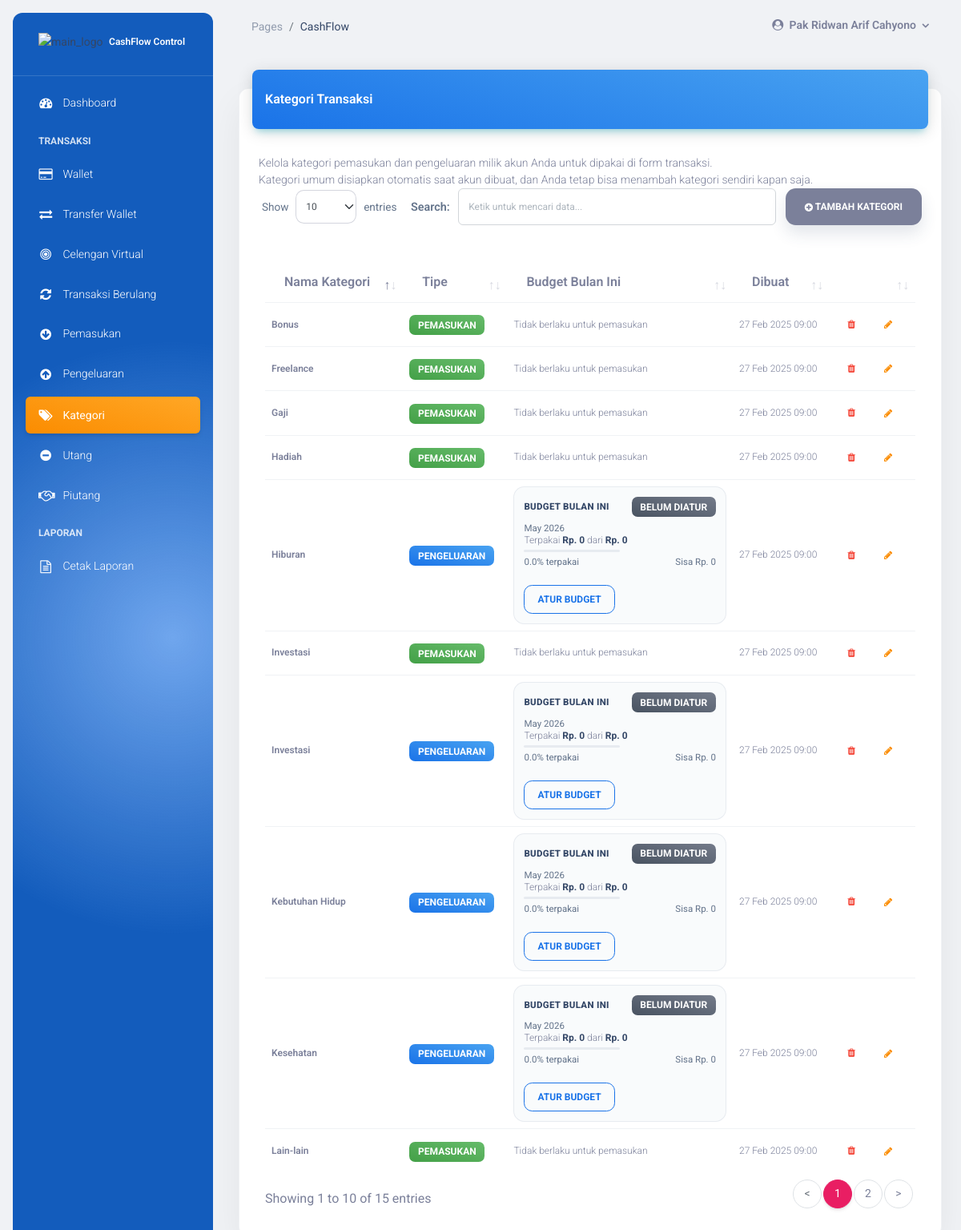
The app's page /kategori (signed in) with its own data.
### tables this page shows
CREATE TABLE
  `kategori` (
    `id_kategori` int (11) NOT NULL AUTO_INCREMENT,
    `user_id` int (11) NOT NULL,
    `nama_kategori` varchar(100) NOT NULL,
    `tipe_kategori` enum ('pemasukan', 'pengeluaran') NOT NULL,
    `created_at` timestamp NOT NULL DEFAULT current_timestamp(),
    PRIMARY KEY (`id_kategori`),
    KEY `idx_kategori_user` (`user_id`),
    KEY `idx_kategori_tipe` (`tipe_kategori`)
  );

### views/view_kategori.php (the view, shortened to what this page needs)
<?php
include __DIR__ . "/../includes/koneksi.php";
$userYangSedangLogin = (int) $_SESSION['id_user'];
$budgetBulan = (int) date('n');
$budgetTahun = (int) date('Y');
$periodeBudgetLabel = date('M Y');
function format_kategori_rupiah($value)
{
    return 'Rp. ' . number_format((float) $value);
}
function get_budget_status($budgetNominal, $totalTerpakai)
{
    if ($budgetNominal <= 0) {
        return [
            'label' => 'Belum diatur',
            'badge_class' => 'bg-gradient-secondary',
            'progress_class' => 'bg-gradient-secondary',
            'percentage' => 0,
            'width' => 0,
        ];
    }
    $percentage = ($totalTerpakai / $budgetNominal) * 100;
    return [
        'label' => $label,
        'badge_class' => $badgeClass,
        'progress_class' => $progressClass,
        'percentage' => $percentage,
        'width' => min(100, $percentage),
    ];
}
$kategoriQuery = "SELECT
                      kategori.id_kategori,
                      kategori.nama_kategori,
                      kategori.tipe_kategori,
                      kategori.created_at,
                      COALESCE(budget_kategori.nominal_budget, 0) AS nominal_budget,
                      COALESCE(SUM(pengeluaran.jumlah), 0) AS total_pengeluaran_bulan
                  FROM kategori
                  LEFT JOIN budget_kategori
                    ON budget_kategori.user_id = kategori.user_id
                   AND budget_kategori.id_kategori = kategori.id_kategori
                   AND budget_kategori.bulan = ?
                   AND budget_kategori.tahun = ?
                  LEFT JOIN pengeluaran
                    ON pengeluaran.user = kategori.user_id
                   AND pengeluaran.id_kategori = kategori.id_kategori
                   AND pengeluaran.status = 'selesai'
                   AND MONTH(pengeluaran.tanggal) = ?
                   AND YEAR(pengeluaran.tanggal) = ?
                  WHERE kategori.user_id = ?
                  GROUP BY
                      kategori.id_kategori,
                      kategori.nama_kategori,
                      kategori.tipe_kategori,
                      kategori.created_at,
                      budget_kategori.nominal_budget
                  ORDER BY kategori.tipe_kategori ASC, kategori.nama_kategori ASC";
$kategoriStmt = mysqli_prepare($con, $kategoriQuery);
mysqli_stmt_bind_param($kategoriStmt, "iiiii", $budgetBulan, $budgetTahun, $budgetBulan, $budgetTahun, $userYangSedangLogin);
mysqli_stmt_execute($kategoriStmt);
$kategoriResult = mysqli_stmt_get_result($kategoriStmt);
?>
<div class="container-fluid py-4">
    <div class="row">
        <div class="col-12">
            <div class="card my-4">
                <div class="card-header p-0 position-relative mt-n4 mx-3 z-index-2">
                    <div class="bg-gradient-info shadow-info border-radius-lg pt-4 pb-3">
                        <h6 class="text-white text-capitalize ps-3">Kategori Transaksi</h6>
                    </div>
                </div>
                <div class="card-body px-0 pb-2">
                    <div class="px-4 pt-2">
                        <p class="text-sm text-secondary mb-0">
                            Kelola kategori pemasukan dan pengeluaran milik akun Anda untuk dipakai di form transaksi.
                        </p>
                        <p class="text-sm text-secondary mb-0">
                            Kategori umum disiapkan otomatis saat akun dibuat, dan Anda tetap bisa menambah kategori sendiri kapan saja.
                        </p>
                    </div>
                    <div class="text-end me-3 mt-3">
                        <button type="button" class="btn btn-secondary" data-bs-toggle="modal"
                            data-bs-target="#modalTambah">
                            <i class="fa fa-plus-circle" aria-hidden="true"></i> Tambah Kategori
                        </button>
                    </div>
                    <div class="table-responsive p-4 mx-2">
                        <table class="table align-items-center mb-0" id="datatable">
                            <thead>
                                <tr>
                                    <th>Nama Kategori</th>
                                    <th>Tipe</th>
                                    <th>Budget Bulan Ini</th>
                                    <th>Dibuat</th>
                                    <th></th>
                                </tr>
                            </thead>
                            <tbody>
                                <?php while ($row = mysqli_fetch_assoc($kategoriResult)) { ?>
                                    <?php
                                    $isKategoriPengeluaran = $row['tipe_kategori'] === 'pengeluaran';
                                    $budgetNominal = (float) ($row['nominal_budget'] ?? 0);
                                    $totalTerpakai = (float) ($row['total_pengeluaran_bulan'] ?? 0);
                                    $sisaBudget = max(0, $budgetNominal - $totalTerpakai);
                                    $budgetStatus = get_budget_status($budgetNominal, $totalTerpakai);
                                    $budgetModalId = 'modalBudgetKategori' . (int) $row['id_kategori'];
                                    ?>
                                    <tr>
                                        <td>
                                            <p class="text-xs font-weight-bold mb-0">
                                                <?= htmlspecialchars($row['nama_kategori']) ?>
                                            </p>
                                        </td>
                                        <td>
                                            <span class="badge badge-sm <?= $row['tipe_kategori'] === 'pemasukan' ? 'bg-gradient-success' : 'bg-gradient-info' ?>">
                                                <?= htmlspecialchars(ucfirst($row['tipe_kategori'])) ?>
                                            </span>
                                        </td>
                                        <td>
                                            <?php if ($isKategoriPengeluaran) { ?>
                                                <div class="budget-category-box category-budget-summary">
                                                    <div class="category-budget-summary-header">
                                                        <span class="category-budget-title">Budget Bulan Ini</span>
                                                        <span class="badge badge-sm <?= htmlspecialchars($budgetStatus['badge_class'], ENT_QUOTES, 'UTF-8') ?>">
                                                            <?= htmlspecialchars($budgetStatus['label']) ?>
                                                        </span>
                                                    </div>
                                                    <div class="category-budget-period"><?= htmlspecialchars($periodeBudgetLabel) ?></div>
                                                    <p class="text-xs text-secondary mb-1 category-budget-amount">
                                                        Terpakai
                                                        <strong class="text-dark"><?= format_kategori_rupiah($totalTerpakai) ?></strong>
                                                        dari
                                                        <strong class="text-dark"><?= format_kategori_rupiah($budgetNominal) ?></strong>
                                                    </p>
                                                    <div class="progress budget-category-progress category-budget-progress mb-1">
                                                    </div>
                                                    <div class="category-budget-meta">
                                                        <span><?= number_format((float) $budgetStatus['percentage'], 1) ?>% terpakai</span>
                                                        <span>Sisa <?= format_kategori_rupiah($sisaBudget) ?></span>
                                                    </div>
                                                    <button type="button"
                                                        class="btn btn-sm btn-outline-info mb-0 btn-budget-modal"
                                                        data-bs-toggle="modal"
                                                        data-bs-target="#<?= htmlspecialchars($budgetModalId, ENT_QUOTES, 'UTF-8') ?>">
                                                        Atur Budget
                                                    </button>
                                                </div>
                                            <?php } else { ?>
                                                <p class="text-xs text-secondary mb-0">Tidak berlaku untuk pemasukan</p>
                                            <?php } ?>
                                        </td>
                                        <td>
                                            <p class="text-xs text-secondary mb-0">
                                                <?= htmlspecialchars(date('d M Y H:i', strtotime($row['created_at']))) ?>
                                            </p>
                                        </td>
                                        <td class="align-middle">
                                            <form action="actions/aksi_kategori.php?act=h" method="post" class="d-inline">
                                                <button type="submit"
                                                    data-confirm="true"
                                                    data-confirm-title="Hapus kategori ini?"
                                                    data-confirm-text="Kategori yang dihapus tidak akan otomatis menghapus transaksi lama."
                                                    data-confirm-confirm-text="Ya, hapus"
                                                    data-confirm-cancel-text="Batal"
                                                    class="text-secondary text-danger font-weight-bold text-xs border-0 bg-transparent p-0">
                                                    <i class="fa fa-trash" aria-hidden="true"></i>
                                                </button>
                                            </form>
                                            <a type="button"
                                                data-id="<?= (int) $row['id_kategori'] ?>"
                                                data-nama="<?= htmlspecialchars($row['nama_kategori'], ENT_QUOTES) ?>"
                                                data-tipe="<?= htmlspecialchars($row['tipe_kategori'], ENT_QUOTES) ?>"
                                                class="text-secondary text-warning font-weight-bold text-xs btneditkategori">
                                                <i class="fa fa-pencil" aria-hidden="true"></i>
                                            </a>
                                        </td>
                                    </tr>
                                <?php } ?>
                            </tbody>
                        </table>
                    </div>
                </div>
            </div>
        </div>
    </div>
</div>

### assets/css/app-responsive.css (style rules this page uses)
html { overflow-x: hidden; }
body.g-sidenav-show { min-height: 100vh; overflow-x: hidden; }
.app-main-content .table-responsive { overflow-x: auto; -webkit-overflow-scrolling: touch; }
.app-main-content .table-responsive .table { margin-bottom: 0; }
.app-main-content .btn, .app-main-content .form-control, .app-main-content select.form-control { touch-action: manipulation; }
.app-main-content .icon.icon-shape > i, .app-main-content .icon.icon-shape > .material-icons, .app-main-content .btn > i, .app-main-content .btn > .material-icons { display: inline-flex !important; position: static !important; top: auto !important; right: auto !important; bottom: auto !important; left: auto !important; align-items: center !important; justify-content: center !important; width: auto !important; height: auto !important; margin: 0 !important; line-height: 1 !important; vertical-align: middle !important; transform: none !important; }
.app-main-content .card { border: 1px solid rgba(148, 163, 184, 0.14); box-shadow: 0 18px 45px rgba(15, 23, 42, 0.06); }
.cashflow-table-action { flex: 0 0 auto; margin: 0 !important; text-align: right !important; }
.cashflow-table-action .btn { margin-bottom: 0; min-height: 46px; border-radius: 0.8rem; box-shadow: 0 10px 20px rgba(52, 71, 103, 0.14); }
.app-main-content .table-responsive { scrollbar-width: thin; scrollbar-color: rgba(100, 116, 139, 0.42) transparent; }
.app-main-content .table td.align-middle > a, .app-main-content .table td.align-middle > button, .app-main-content .table td.align-middle > form > button { display: inline-flex; min-width: 38px; min-height: 38px; align-items: center; justify-content: center; border-radius: 0.65rem; }
.app-main-content .table td.align-middle > form { display: inline-flex !important; margin-right: 0.25rem; vertical-align: middle; }
.app-main-content .budget-category-box { width: 100%; min-width: 260px; max-width: 360px; padding: 0.75rem; border: 1px solid rgba(148, 163, 184, 0.18); border-radius: 0.85rem; background: rgba(248, 250, 252, 0.76); }
.app-main-content .budget-category-progress { height: 0.45rem; overflow: hidden; border-radius: 999px; background-color: rgba(148, 163, 184, 0.18); }
.app-main-content .category-budget-summary { width: 100%; min-width: 0; max-width: 360px; box-sizing: border-box; }
.app-main-content .category-budget-summary-header { display: flex; align-items: center; justify-content: space-between; gap: 0.6rem; margin-bottom: 0.35rem; }
.app-main-content .category-budget-title { color: #344767; font-size: 0.72rem; font-weight: 800; letter-spacing: 0.025em; text-transform: uppercase; }
.app-main-content .category-budget-period, .app-main-content .category-budget-meta { color: #64748b; font-size: 0.72rem; line-height: 1.4; }
.app-main-content .category-budget-meta { display: flex; justify-content: space-between; gap: 0.6rem; margin-bottom: 0.65rem; }
.app-main-content .btn-budget-modal { display: inline-flex; min-height: 36px; align-items: center; justify-content: center; margin-top: 0.65rem; border-radius: 0.65rem; white-space: nowrap; }

### main.php (style rules this page uses)
body.g-sidenav-show { overflow-x: hidden; }
@media (min-width: 1200px) { body.g-sidenav-show { overflow-y: auto; } }

### records on screen
kategori: nama_kategori "Bonus", tipe_kategori "PEMASUKAN", shows "Tidak berlaku untuk pemasukan", created_at "27 Feb 2025 09:00"
kategori: nama_kategori "Freelance", tipe_kategori "PEMASUKAN", shows "Tidak berlaku untuk pemasukan", created_at "27 Feb 2025 09:00"
kategori: nama_kategori "Gaji", tipe_kategori "PEMASUKAN", shows "Tidak berlaku untuk pemasukan", created_at "27 Feb 2025 09:00"
kategori: nama_kategori "Hadiah", tipe_kategori "PEMASUKAN", shows "Tidak berlaku untuk pemasukan", created_at "27 Feb 2025 09:00"
kategori: nama_kategori "Investasi", tipe_kategori "PEMASUKAN", shows "Tidak berlaku untuk pemasukan", created_at "27 Feb 2025 09:00"
kategori: nama_kategori "Lain-lain", tipe_kategori "PEMASUKAN", shows "Tidak berlaku untuk pemasukan", created_at "27 Feb 2025 09:00"
kategori: nama_kategori "Hiburan", tipe_kategori "PENGELUARAN", label "BELUM DIATUR", totalTerpakai "Rp. 0", budgetNominal "Rp. 0", percentage "0.0", sisaBudget "Rp. 0", created_at "27 Feb 2025 09:00"
kategori: nama_kategori "Investasi", tipe_kategori "PENGELUARAN", label "BELUM DIATUR", totalTerpakai "Rp. 0", budgetNominal "Rp. 0", percentage "0.0", sisaBudget "Rp. 0", created_at "27 Feb 2025 09:00"
kategori: nama_kategori "Kebutuhan Hidup", tipe_kategori "PENGELUARAN", label "BELUM DIATUR", totalTerpakai "Rp. 0", budgetNominal "Rp. 0", percentage "0.0", sisaBudget "Rp. 0", created_at "27 Feb 2025 09:00"
kategori: nama_kategori "Kesehatan", tipe_kategori "PENGELUARAN", label "BELUM DIATUR", totalTerpakai "Rp. 0", budgetNominal "Rp. 0", percentage "0.0", sisaBudget "Rp. 0", created_at "27 Feb 2025 09:00"

### other values on screen
$_SESSION['nama'] "Pak Ridwan Arif Cahyono"
